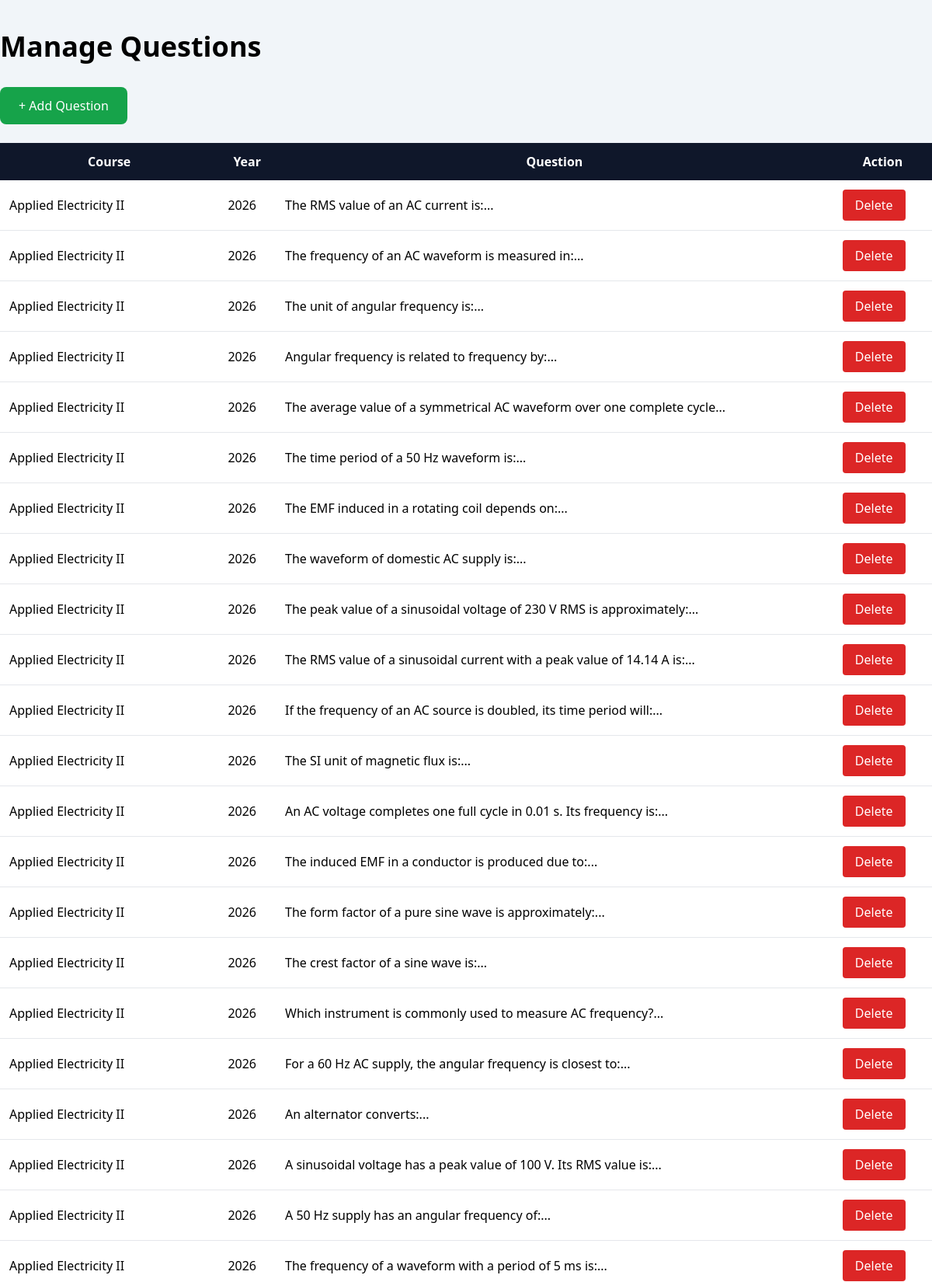
The page /admin/questions (signed in, upper part) on the database its author committed.
### tables this page shows
CREATE TABLE questions(
    id INTEGER PRIMARY KEY AUTOINCREMENT,
    course TEXT NOT NULL,
    year INTEGER NOT NULL,
    question TEXT NOT NULL,
    option_a TEXT NOT NULL,
    option_b TEXT NOT NULL,
    option_c TEXT NOT NULL,
    option_d TEXT NOT NULL,
    correct_answer TEXT NOT NULL
);

### app.py (the view)
@app.route("/admin/questions")
def admin_questions():
    if "admin_id" not in session:
        return redirect(url_for("admin_login"))
    connection = get_db_connection()
    cursor = connection.cursor()
    cursor.execute("""
        SELECT *
        FROM questions
        ORDER BY course, year
    """)
    questions = cursor.fetchall()
    connection.close()
    return render_template(
        "admin_questions.html",
        questions=questions
    )

### database.py (called while the page is built)
def get_db_connection():
    connection = sqlite3.connect(DATABASE)
    connection.row_factory = sqlite3.Row
    return connection

### templates/admin_questions.html (shortened to what this page needs)
<!DOCTYPE html>
<html>
<head>
<script src="https://cdn.tailwindcss.com"></script>
</head>
<body class="bg-slate-100">
<div class="max-w-7xl mx-auto py-10">
<h1 class="text-4xl font-bold mb-8">
Manage Questions
</h1>
<div class="flex justify-between items-center mb-6">
    <a
        href="{{ url_for('add_question') }}"
        class="bg-green-600 hover:bg-green-700 text-white px-6 py-3 rounded-lg">
        + Add Question
    </a>
</div>
<table class="w-full bg-white shadow rounded">
<thead class="bg-slate-900 text-white">
<tr>
<th class="p-3">Course</th>
<th class="p-3">Year</th>
<th class="p-3">Question</th>
<th class="p-3">Action</th>
</tr>
</thead>
<tbody>
{% for question in questions %}
<tr class="border-b">
<td class="p-3">
{{ question["course"] }}
</td>
<td class="p-3">
{{ question["year"] }}
</td>
<td class="p-3">
{{ question["question"][:70] }}...
</td>
<td class="p-3">
<form
method="POST"
action="{{ url_for('delete_question', question_id=question['id']) }}"
onsubmit="return confirmDelete();">
<button
class="bg-red-600 hover:bg-red-700 text-white px-4 py-2 rounded">
Delete
</button>
</form>
</td>
</tr>
{% endfor %}
</tbody>
</table>
</div>
</body>
</html>

### rows shown on the page
questions: course "Applied Electricity II", year "2026", question "The RMS value of an AC current is:"
questions: course "Applied Electricity II", year "2026", question "The frequency of an AC waveform is measured in:"
questions: course "Applied Electricity II", year "2026", question "The unit of angular frequency is:"
questions: course "Applied Electricity II", year "2026", question "Angular frequency is related to frequency by:"
questions: course "Applied Electricity II", year "2026", question "The average value of a symmetrical AC waveform over one complete cycle"
questions: course "Applied Electricity II", year "2026", question "The time period of a 50 Hz waveform is:"
questions: course "Applied Electricity II", year "2026", question "The EMF induced in a rotating coil depends on:"
questions: course "Applied Electricity II", year "2026", question "The waveform of domestic AC supply is:"
questions: course "Applied Electricity II", year "2026", question "The peak value of a sinusoidal voltage of 230 V RMS is approximately:"
questions: course "Applied Electricity II", year "2026", question "The RMS value of a sinusoidal current with a peak value of 14.14 A is:"
questions: course "Applied Electricity II", year "2026", question "If the frequency of an AC source is doubled, its time period will:"
questions: course "Applied Electricity II", year "2026", question "The SI unit of magnetic flux is:"
questions: course "Applied Electricity II", year "2026", question "An AC voltage completes one full cycle in 0.01 s. Its frequency is:"
questions: course "Applied Electricity II", year "2026", question "The induced EMF in a conductor is produced due to:"
questions: course "Applied Electricity II", year "2026", question "The form factor of a pure sine wave is approximately:"
questions: course "Applied Electricity II", year "2026", question "The crest factor of a sine wave is:"
questions: course "Applied Electricity II", year "2026", question "Which instrument is commonly used to measure AC frequency?"
questions: course "Applied Electricity II", year "2026", question "For a 60 Hz AC supply, the angular frequency is closest to:"
questions: course "Applied Electricity II", year "2026", question "An alternator converts:"
questions: course "Applied Electricity II", year "2026", question "A sinusoidal voltage has a peak value of 100 V. Its RMS value is:"
questions: course "Applied Electricity II", year "2026", question "A 50 Hz supply has an angular frequency of:"
questions: course "Applied Electricity II", year "2026", question "The frequency of a waveform with a period of 5 ms is:"
